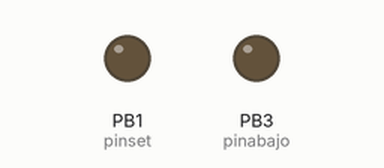
Simulated run of this sketch. Board: ATtiny85, built with avr-gcc and run on an emulated ATtiny85. Parts: output pins drawn as LEDs (lit = HIGH). Dashed ring = blinking. Sleep ends after the set time or at an interrupt. At 44.3 s the program stops and its outputs stay as they are.

Above: at 0.1 s.
At 15.1 s:
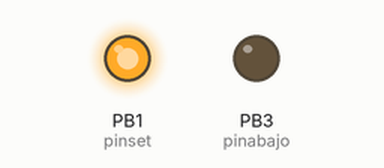
At 35.05 s:
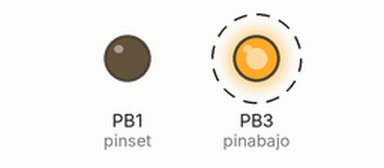
Timing chart, 0 to 40.0 s (numbered marks = the images above):
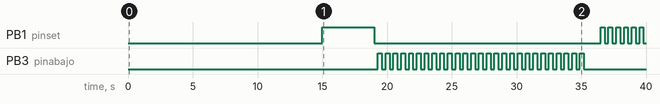

Measured:
- by itself, PB1 (pinset): goes HIGH 4.0 s, LOW 17.5 s, 5 × (HIGH 0.30 s, LOW 0.30 s), HIGH 0.30 s, then LOW
- by itself, PB3 (pinabajo): LOW → HIGH at 19.3 s, → LOW 0.30 s later, → HIGH 0.30 s later, → LOW 0.30 s later, … (54 changes in this stretch)

The sketch:

Pulsadores_ATTINY13.ino
```cpp
/* Código para autoconfigurar el ajustador de voltaje
a 253V como tensión de sobrevoltaje, solo en caso
de que se vaya completamente la luz en toda su zona
y el aparato se reinicie "perdiendo la configuración"
*/
#define BODCR _SFR_IO8(0x30) //Definimos la dirección de registro directamente de BODCR ya que en el core del ATTINY que estoy usando no lo han definido.

int botonpulsadotime = 300;                   //Tiempo que estará el botón en HIGH
int tiempoesperaentrepulsacion = 300;         //Tiempo delay() entre pulsación botón abajo y despúes de entrar al menú config
int valortensionsubidacorte = 253;            //Se cortará si sube la tensión a 253V ya que es la que se considera subida tensión en reglamento baja tensión (cambiar valor si se desea modificar)- 10% de 230V
int pinset = 1;                               //Indicamos el pin donde estará el set, PB1 (en el datasheet PIN 6)
int pinabajo = 3;                             //Indicamos el pin botón abajo, PB3 (en el datasheet PIN 2)

void setup() {
  //Inicializamos los pines a usar
  pinMode(pinset, OUTPUT); //Este irá al SET
  pinMode(pinabajo, OUTPUT); //Este irá al botón "abajo"


  ////INICIO DEL PROGRAMA - Código que ejecutaremos SOLO al inicio unos segundos después que se haya ido la luz
  delay(15000); //Tiempo que esperamos despúes de reestablecerse la luz para que el aparato esté encendido completamente: 10 segundos

  //Presionamos SET para entrar en el menú config
  pulsar(pinset, 4000); //Pasamos el PIN que va al botón SET y se le indica que el primer delay entre HIGH y LOW van a ser 4 segundos (4000ms)
  // Ya estaríamos en P01. Ajuste del valor de tensión por sobrevoltaje

  //Botón abajo
  for (int i = 0; i < 280 - valortensionsubidacorte; i++) { //A 280V que es como viene por defecto en el SINOTIMER se le resta valortensionsubidacorte y obtendremos las veces que tenemos que iterar botón abajo
    //Con este for vamos a simular que estamos pulsando el botón "abajo" para disminuir el valor de sobretensión
    pulsar(pinabajo, botonpulsadotime);
  } // Fin del for para botón "bajar"

  //Finalizamos la configuración pulsando SET hasta llegar a P13 END, por lo que habría que pulsar SET desde P01 que está hasta P13 + 1, es decir hay que pulsarlo 13 veces
  delay(1000);
  for (int i = 1; i <= 13; i++) {
    pulsar(pinset, botonpulsadotime);
  } //Fin for para FINALIZAR config (para llegar a P13)
  ////FIN DEL PROGRAMA

  power_down_mode(); //DORMIR - Dormimos chip con nuestra función
}

void loop() {
}


void pulsar(int PIN, int tiempo) { //Nota: la variable "tiempo" puede ser o un valor entero como 5000 ms o se le puede pasar la variable botonpulsadotime. NOta2: función pulsar(PIN output, tiempoprimerdelay)
  digitalWrite(PIN, HIGH);              // Pulsamos el botón indicado en la variable PIN y lo ponemos en HIGH
  delay(tiempo);                        // Esperamos el tiempo indicado en la variable tiempo
  digitalWrite(PIN, LOW);               // Aquí soltamos el botón indicado en la variable PIN (recuerda 6 para SET y 7 para botón "abajo")
  delay(tiempoesperaentrepulsacion);    // Como su nombre indica es el tiempo que tardaríamos entre pulsación y pulsación
}

void power_down_mode(){ //Función para poner ATTINY13 a dormir profundo para bajar consumo al mínimo (según DATASHEET)
  bitWrite(ACSR,ACD,1); //Deshabilitamos comparador analógico AC para ahorrar energía
  bitWrite(ADCSRA,ADEN,0); //Deshabilita el ADC
  BODCR = B00000010; //Desactiva el Brown-out Detector (BOD) para disminuir consumo

  //FUNCIÓN EN C obtenida del DATASHEET para apagar el WATCHDOG TIMER (es como un contador para interrupciones por software en segundos, esto consume energía)
  noInterrupts(); //DORMIR - Esto es para deshabilitar todas las interrupciones y poder deshabilitar el Watchdog timer
  asm("wdr"); //Reset Watchdog Timer
  /* Clear WDRF in MCUSR */
  MCUSR &= ~(1<<WDRF);
  /* Write logical one to WDCE and WDE */
  /* Keep old prescaler setting to prevent unintentional time-out */
  WDTCR |= (1<<WDCE) | (1<<WDE);
  /* Turn off WDT */
  WDTCR = 0x00;
  interrupts();
  //FIN función apagado Watchdog timer (WDT)

  MCUCR = B00110000; //Habilita el modo sleep y define el tipo (power down mode), en este modo el oscilador se para y solo funcionan el Watchdog Timer (si no lo hemos apagado) y las interrupciones externas
  asm("sleep"); //Pone el microcontrolador a dormir
}
```
